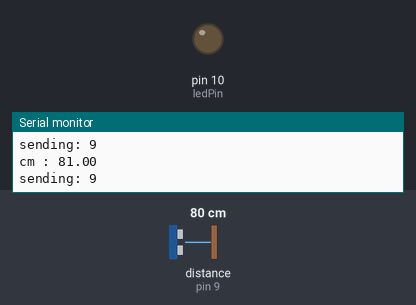
This sketch was run on a simulated Arduino Uno, built with avr-gcc and run on an emulated ATmega328P. Parts: output pins drawn as LEDs (lit = HIGH), the last lines printed to the serial monitor. Inputs (shaded band) come from the test bench; at power-on: distance to the obstacle (sensor on pin 9) 80 cm. The echo pulse lasts 58.3 µs per cm.

Above: at 2.0 s.
2.1 s: distance to the obstacle (sensor on pin 9) set to 12 cm
3.8 s: distance to the obstacle (sensor on pin 9) set to 9 cm
At 6.2 s:
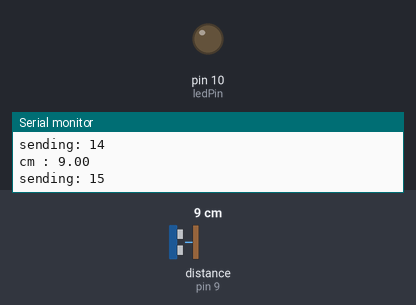
8.3 s: distance to the obstacle (sensor on pin 9) set to 18 cm
At 9.0 s:
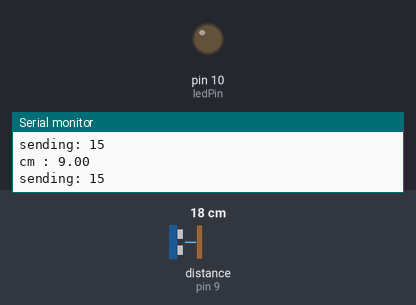
10.0 s: distance to the obstacle (sensor on pin 9) set to 2 cm
At 11.4 s:
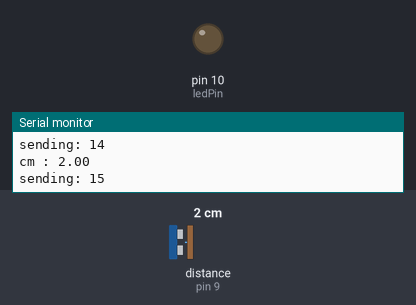
Timing chart, 0 to 15.5 s (numbered marks = the images above; inputs shaded):
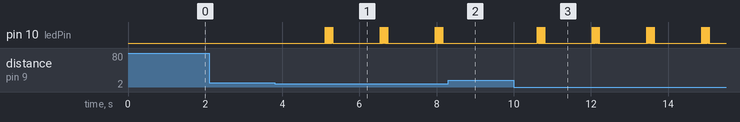

Measured:
- after the input at 3.8 s, pin 10 (ledPin): LOW → HIGH after 1.3 s, then repeats every 1.4 s: 9 × (LOW 0.01 s, HIGH 0.01 s), LOW 1.2 s, HIGH 0.01 s
- after the input at 8.3 s, pin 10 (ledPin): stops changing and stays LOW
- after the input at 10.0 s, pin 10 (ledPin): LOW → HIGH after 0.61 s, then repeats every 1.4 s: 9 × (LOW 0.01 s, HIGH 0.01 s), LOW 1.2 s, HIGH 0.01 s

The sketch:

ultrasonicPing.ino
```cpp
/**
Singular Ultrasonic Sensor
*/
// #include <Wire.h>
#include <NewPing.h>

int ledPin = 10;
#define usEcho  9
#define usTrigger  8
int cmThresholdRed = 10; // trigger when close to distance in centimeters
int cmThresholdGreen = 200;
#define cmMaxDistance 400
int setInterval = 5;
int slaveI2C = 9;
int systemStatus = 0;
float cmDistance;

NewPing ucSensor1(usTrigger,usEcho,cmMaxDistance);

void blinkLED(){
	for(int i=0; i < 10; i++){
		digitalWrite(ledPin,HIGH);
		delay(10);
		digitalWrite(ledPin,LOW);
		delay(10);
	}
}

void setup(){
	Serial.begin(9600);
	pinMode(ledPin,OUTPUT);
	// pinMode(usEcho,INPUT);
	// pinMode(usTrigger,OUTPUT);
	// Wire.begin();
}

void relayStatus(int x){
  Serial.print("sending: ");
  Serial.println(x);
	delay(200);
	/*Wire.beginTransmission(slaveI2C);
	Wire.write(x);
	Wire.endTransmission();*/
 if(x > 14){
    blinkLED();
 }
}

void loop(){
  delay(20);
	cmDistance = ucSensor1.ping_cm();
	Serial.print("cm : ");
  Serial.println(cmDistance);

	cmDistance = cmDistance > cmThresholdGreen ? cmThresholdGreen : cmDistance;
	cmDistance = cmDistance < cmThresholdRed ? cmThresholdRed : cmDistance;

	 systemStatus = map(cmDistance,cmThresholdGreen,cmThresholdRed,0,15);

	 relayStatus(systemStatus);

	delay(1000);
}
```
